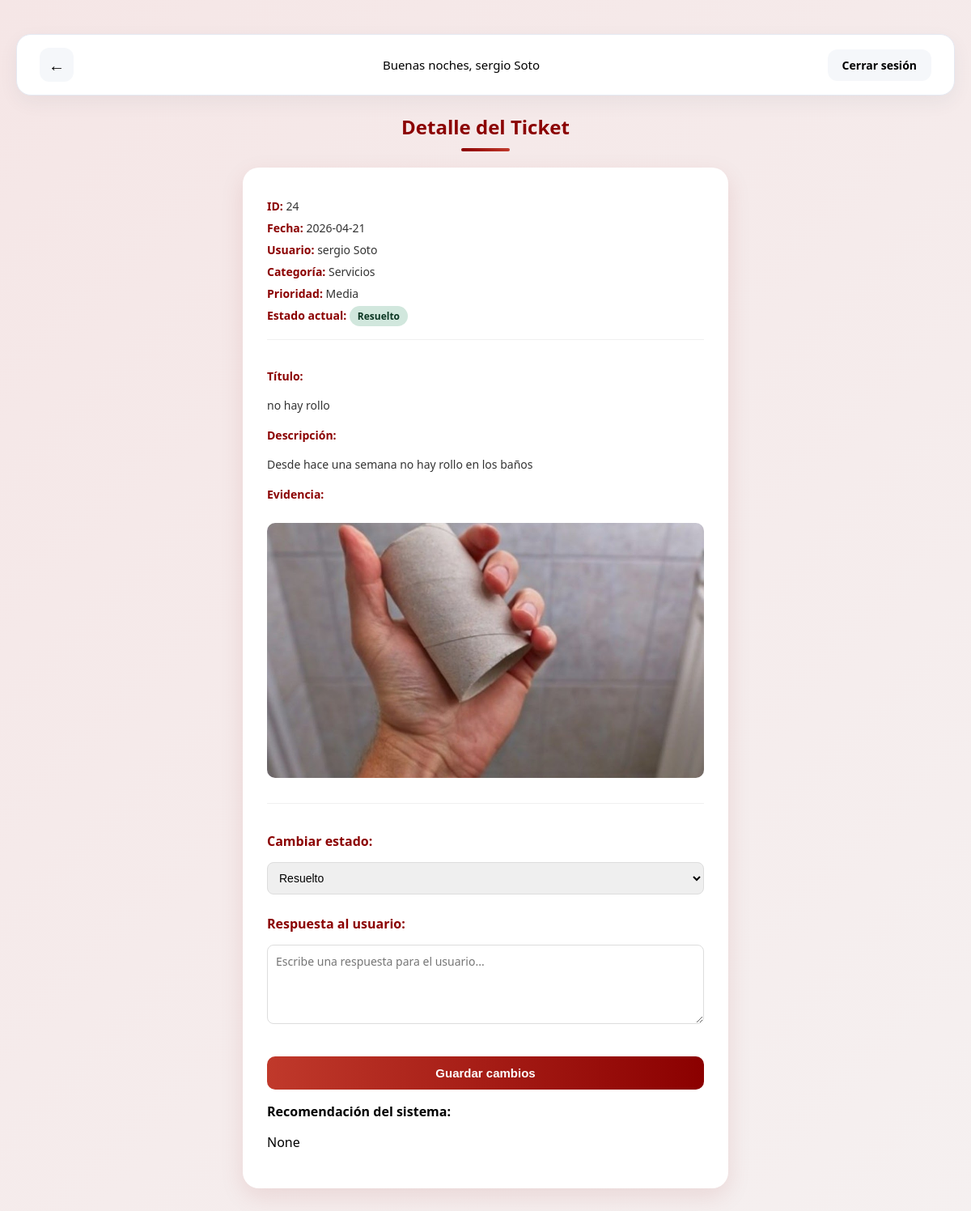
Page /detalle_ticket/24 (signed in) on the committed database.
### tables this page shows
CREATE TABLE ticket (
        id_ticket INTEGER PRIMARY KEY AUTOINCREMENT,
        titulo TEXT NOT NULL,
        descripcion TEXT,
        fecha_creacion TEXT,
        id_usuario INTEGER,
        id_categoria INTEGER,
        id_prioridad INTEGER,
        id_estado INTEGER,
        id_departamento INTEGER,
        ruta_imagen TEXT, comentario_admin TEXT, accion TEXT,
        FOREIGN KEY (id_usuario) REFERENCES usuario(id_usuario),
        FOREIGN KEY (id_categoria) REFERENCES categoria(id_categoria),
        FOREIGN KEY (id_prioridad) REFERENCES prioridad(id_prioridad),
        FOREIGN KEY (id_estado) REFERENCES estado(id_estado),
        FOREIGN KEY (id_departamento) REFERENCES departamento(id_departamento)
    );

CREATE TABLE usuario (
        id_usuario INTEGER PRIMARY KEY AUTOINCREMENT,
        nombre TEXT NOT NULL,
        correo TEXT UNIQUE NOT NULL,
        contraseña TEXT NOT NULL,
        id_rol INTEGER, id_departamento INTEGER,
        FOREIGN KEY (id_rol) REFERENCES rol(id_rol)
    );

CREATE TABLE categoria (
        id_categoria INTEGER PRIMARY KEY AUTOINCREMENT,
        nombre_categoria TEXT NOT NULL
    );

CREATE TABLE prioridad (
        id_prioridad INTEGER PRIMARY KEY AUTOINCREMENT,
        nombre_prioridad TEXT NOT NULL
    );

CREATE TABLE estado (
        id_estado INTEGER PRIMARY KEY AUTOINCREMENT,
        nombre_estado TEXT NOT NULL
    );

### app.py (the view)
@app.route('/detalle_ticket/<int:id_ticket>', methods=['GET', 'POST'])
def detalle_ticket(id_ticket):
    if 'user_id' not in session:
        return redirect(url_for('login_page'))
    db_instance = Database(db_path)
    if request.method == 'POST':
        nuevo_estado = int(request.form['id_estado'])
        comentario   = request.form.get('comentario_admin', '')
        db_instance.actualizar_estado_ticket(id_ticket, nuevo_estado, comentario)
        return redirect(url_for('gestion_tickets'))  # ← adentro del if POST
    ticket = db_instance.obtener_ticket_detalle(id_ticket)
    estados = db_instance.obtener_estados()
    return render_template('detalle_ticket.html', ticket=ticket, estados=estados)

### api_01.py (called while the page is built)
    def connect(self):
        try:
            self.conn = sqlite3.connect(self.db_file)
        except Error as e:
            print(f"Error al conectar a la base de datos: {e}")

    def disconnect(self):
        if self.conn:
            self.conn.close()

    def obtener_ticket_detalle(self, id_ticket):
        self.connect()
        cursor = self.conn.cursor()
        cursor.execute("""
            SELECT t.id_ticket, u.nombre, c.nombre_categoria,
                   p.nombre_prioridad, e.nombre_estado, t.fecha_creacion,
                   t.titulo, t.descripcion, t.ruta_imagen, t.id_estado,
                   t.comentario_admin, t.accion
            FROM ticket t
            LEFT JOIN usuario u ON t.id_usuario = u.id_usuario
            LEFT JOIN categoria c ON t.id_categoria = c.id_categoria
            LEFT JOIN prioridad p ON t.id_prioridad = p.id_prioridad
            LEFT JOIN estado e ON t.id_estado = e.id_estado
            WHERE t.id_ticket = ?
        """, (id_ticket,))
        ticket = cursor.fetchone()
        self.disconnect()
        return ticket

    def obtener_estados(self):
        self.connect()
        cursor = self.conn.cursor()
        cursor.execute("SELECT id_estado, nombre_estado FROM estado")
        estados = cursor.fetchall()
        self.disconnect()
        return estados

### templates/detalle_ticket.html (shortened to what this page needs)
{% set show_back = True %}
{% extends "index.html" %}
{% block content %}
<link rel="stylesheet" href="{{ url_for('static', filename='detalle_ticket.css') }}">
<div class="detalle-container">
    <div class="detalle-header">
        <h1>Detalle del Ticket</h1>
        <div class="divider"></div>
    </div>
    <div class="detalle-card">
        <div class="detalle-info">
            <p><span class="label">ID:</span> {{ ticket[0] }}</p>
            <p><span class="label">Fecha:</span> {{ ticket[5][:10] if ticket[5] else 'N/A' }}</p>
            <p><span class="label">Usuario:</span> {{ ticket[1] }}</p>
            <p><span class="label">Categoría:</span> {{ ticket[2] }}</p>
            <p><span class="label">Prioridad:</span> {{ ticket[3] }}</p>
            <p><span class="label">Estado actual:</span>
                <span class="badge badge-{{ ticket[4] | lower | replace(' ', '-') if ticket[4] else 'sin-estado' }}">
                    {{ ticket[4] or 'Sin estado' }}
                </span>
            </p>
        </div>
        <div class="detalle-descripcion">
            <p class="label">Título:</p>
            <p>{{ ticket[6] }}</p>
            <p class="label">Descripción:</p>
            <p>{{ ticket[7] }}</p>
            {% if ticket[8] %}
            <p class="label">Evidencia:</p>
            <img src="{{ url_for('static', filename='uploads/' + ticket[8]) }}" alt="Evidencia" class="evidencia-img">
            {% endif %}
        </div>
        <form method="POST" action="{{ url_for('detalle_ticket', id_ticket=ticket[0]) }}" class="form-estado">
            <label class="label">Cambiar estado:</label>
            <select name="id_estado">
                {% for estado in estados %}
                    <option value="{{ estado[0] }}" {% if estado[0] == ticket[9] %}selected{% endif %}>
                        {{ estado[1] }}
                    </option>
                {% endfor %}
            </select>
            <label class="label">Respuesta al usuario:</label>
            <textarea name="comentario_admin" rows="4" placeholder="Escribe una respuesta para el usuario...">{{ ticket[10] or '' }}</textarea>
            <button type="submit" class="btn-guardar">Guardar cambios</button>
        </form>
        <p><strong>Recomendación del sistema:</strong></p>
        <p>{{ ticket[11] }}</p>
    </div>
</div>
{% endblock %}

### static/styles.css (style rules this page uses)
body { margin: 0; font-family: Arial, sans-serif; background: #e5e5e5; }
form { display: flex; flex-direction: column; }
label { margin-top: 15px; margin-bottom: 5px; font-weight: 500; }
button { margin-top: 30px; padding: 14px; border-radius: 30px; border: none; background: linear-gradient(90deg, #2eacf9, #2a5298); color: white; font-size: 16px; font-weight: 500; cursor: pointer; transition: 0.25s; }

### static/detalle_ticket.css (style rules this page uses)
body { margin: 0; font-family: 'Segoe UI', sans-serif; background: linear-gradient(135deg, #f5e6e6, #f5f0f0); min-height: 100vh; padding: 20px; box-sizing: border-box; }
.detalle-container { max-width: 600px; margin: 0 auto; }
.detalle-header { text-align: center; margin-bottom: 20px; }
.detalle-header h1 { color: #8b0000; font-size: 24px; margin: 0 0 4px 0; }
.divider { width: 60px; height: 4px; background: linear-gradient(90deg, #8b0000, #c0392b); border-radius: 10px; margin: 10px auto 20px; }
.detalle-card { background: white; border-radius: 20px; padding: 30px; box-shadow: 0 10px 30px rgba(139,0,0,0.1); margin-bottom: 20px; }
.detalle-info p { margin: 8px 0; font-size: 14px; color: #333; }
.label { font-weight: 700; color: #8b0000; }
.detalle-descripcion { margin-top: 20px; padding-top: 20px; border-top: 1px solid #f0f0f0; font-size: 14px; color: #333; line-height: 1.6; }
.evidencia-img { max-width: 100%; border-radius: 10px; margin-top: 10px; }
.form-estado { margin-top: 25px; padding-top: 20px; border-top: 1px solid #f0f0f0; display: flex; flex-direction: column; gap: 10px; }
.form-estado select { padding: 10px; border-radius: 8px; border: 1px solid #ddd; font-size: 14px; }
.btn-guardar { background: linear-gradient(90deg, #c0392b, #8b0000); color: white; border: none; padding: 12px; border-radius: 10px; font-size: 15px; font-weight: 600; cursor: pointer; transition: 0.2s; }
.badge { padding: 4px 10px; border-radius: 20px; font-size: 12px; font-weight: 600; }
.badge-resuelto { background: #d1e7dd; color: #0a3622; }
.form-estado textarea { padding: 10px; border-radius: 8px; border: 1px solid #ddd; font-size: 14px; font-family: 'Segoe UI', sans-serif; resize: vertical; }

### rows in the picture
ticket: id_ticket "24", fecha_creacion "2026-04-21", titulo "no hay rollo", descripcion "Desde hace una semana no hay rollo en los baños", ruta_imagen (picture), id_estado "Resuelto"
usuario: nombre "sergio Soto"
categoria: nombre_categoria "Servicios"
prioridad: nombre_prioridad "Media"
estado: nombre_estado "Resuelto"

### other values in the picture
{{ ticket[11] }} "None"
